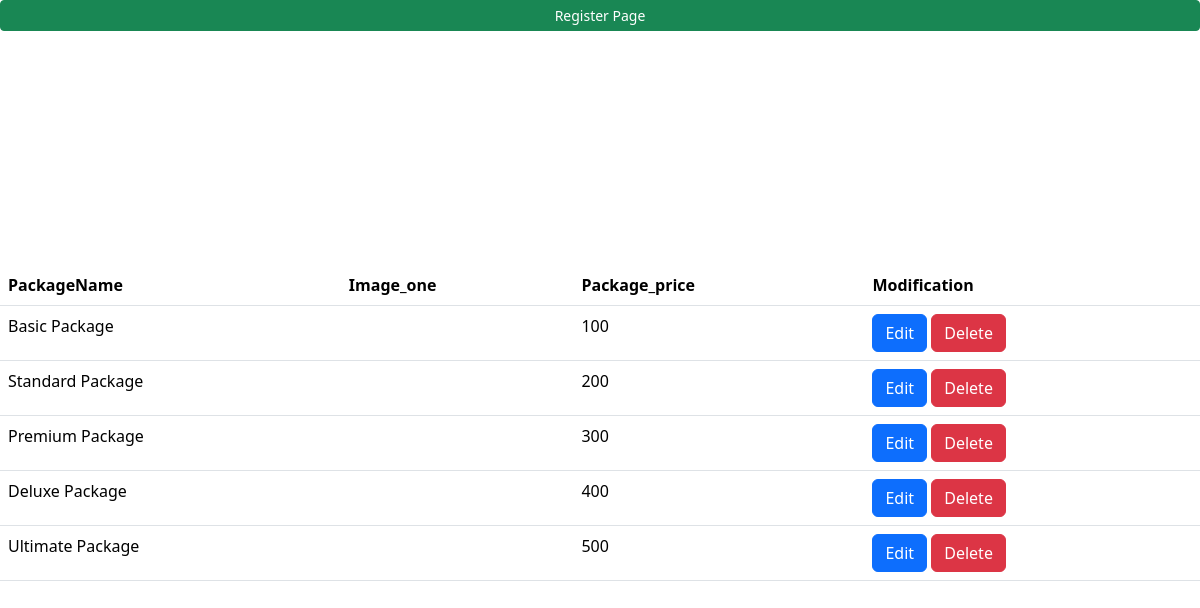
The app's page /Admindashboard/forms/view.php with its own data.
### tables this page shows
CREATE TABLE package (
                         Package_ID INT(11) NOT NULL AUTO_INCREMENT,
                         PackageName VARCHAR(200) NOT NULL,
                         Image_one VARCHAR(200) NOT NULL,
                         Image_two VARCHAR(200) NOT NULL,
                         Multiple_images VARCHAR(200),
                         Package_Price INT(10) NOT NULL,
                         PRIMARY KEY (Package_ID)
);

### Admindashboard/forms/view.php (the view, shortened to what this page needs)
<?php
require_once 'dbcon.php';
?>
<!DOCTYPE html>
<html lang="en">
<head>
    <link href="https://cdn.jsdelivr.net/npm/bootstrap@5.3.3/dist/css/bootstrap.min.css" rel="stylesheet">
    <link rel="stylesheet" href="https://cdn.datatables.net/2.0.8/css/dataTables.dataTables.css" />
</head>
<body>
    <a href="forms.php" class="btn btn-sm btn-success w-100 mb- 3">Register Page</a>
    <div class="d-flex justify-content-center vh-100 align-items-center ">
        <table class=" table" id="myTable">
            <thead class="thead-dark">
                <tr>
                    <th scope="col">PackageName</th>
                    <th scope="col">Image_one</th>
                    <th scope="col">Package_price</th>
                    <th scope="col">Modification</th>
                </tr>
            </thead>
            <tbody>
                <?php
                $qry = "SELECT * FROM package";
                $res = $con->query($qry);
                if (!$res) {
                    die("Data not found");
                } else {
                    while ($row = $res->fetch_assoc()) {
                ?>
                        <tr>
                            <td><?php echo $row['PackageName'] ?></td>
                            <td>
                            </td>
                            <td><?php echo $row['Package_Price'] ?></td>
                            <td>
                                <a href='edit.php?id=<?php echo $row['Package_ID'] ?>' class='btn btn-primary'>Edit</a>
                                <a href='delete.php?id=<?php echo $row['Package_ID'] ?>' class='btn btn-danger'>Delete</a>
                            </td>
                        </tr>
                <?php
                    }
                }
                ?>
            </tbody>
    </div>
</body>
</html>

### records on screen
package: PackageName "Basic Package", Package_Price "100"
package: PackageName "Standard Package", Package_Price "200"
package: PackageName "Premium Package", Package_Price "300"
package: PackageName "Deluxe Package", Package_Price "400"
package: PackageName "Ultimate Package", Package_Price "500"
